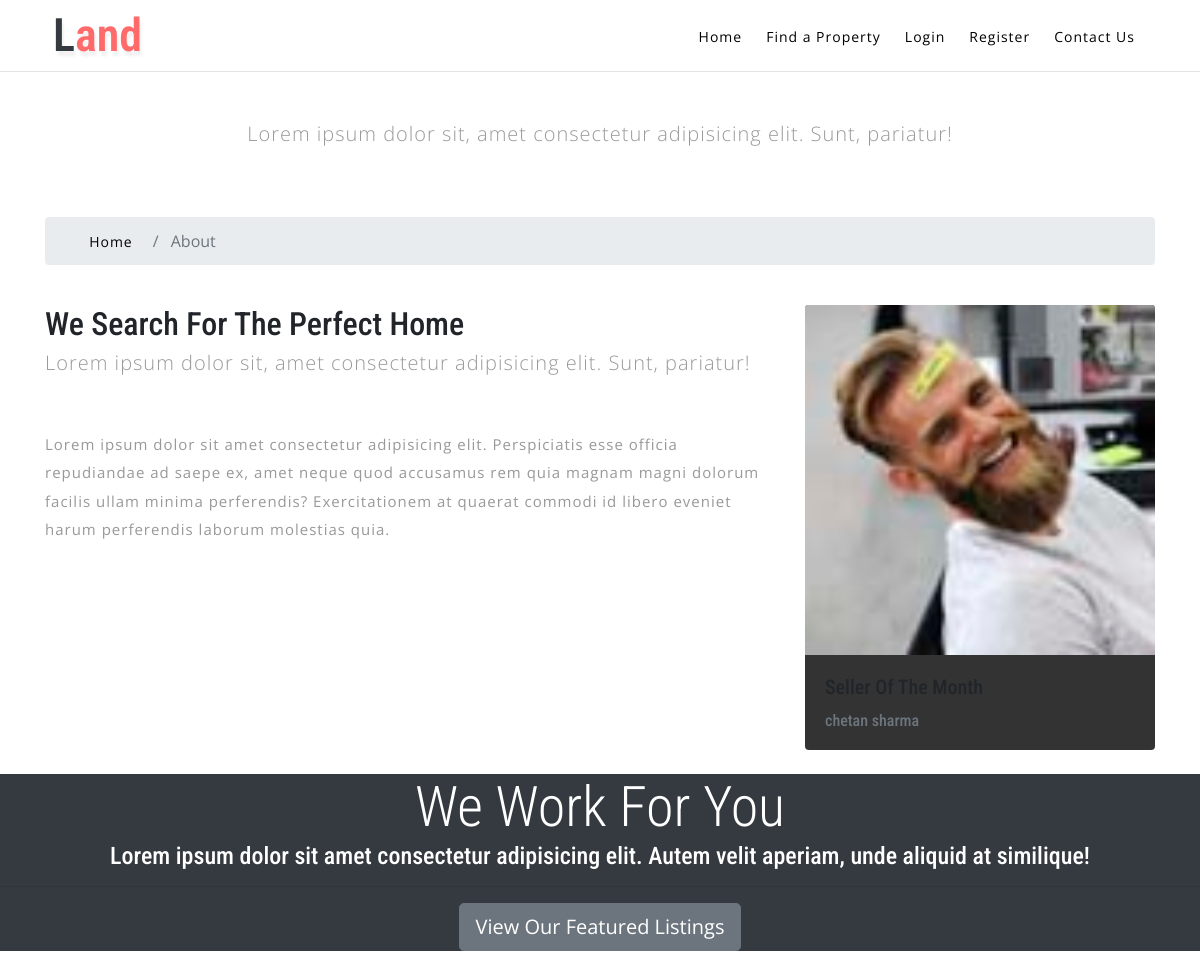
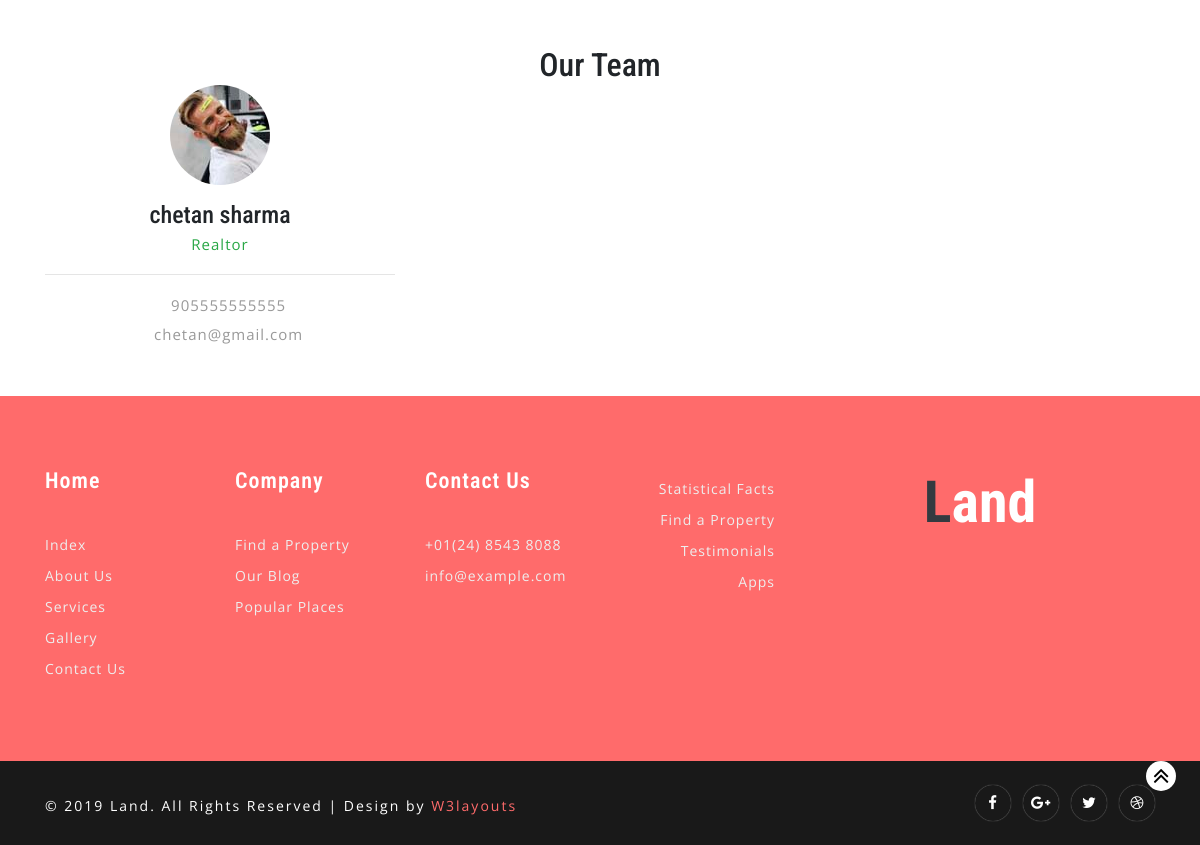
/about, run on the app's committed database (2 pictures, top to bottom).
### realtors/models.py (models this page shows, shortened)
class Realtor(models.Model):
  name = models.CharField(max_length=200)
  photo = models.ImageField(upload_to='photos/%Y/%m/%d/')
  description = models.TextField(blank=True)
  phone = models.CharField(max_length=20)
  email = models.CharField(max_length=50)
  is_mvp = models.BooleanField(default=False)
  hire_date = models.DateTimeField(default=datetime.now, blank=True)

### pages/views.py (the view)
# urls.py: path('about', views.about, name='about'),
def about(request):
    realtors = Realtor.objects.order_by('-hire_date')
    mvp_realtors = Realtor.objects.all().filter(is_mvp=True)
    context = {
        'realtors': realtors,
        'mvp_realtors': mvp_realtors
    }
    return render(request, 'pages/about.html', context)

### templates/pages/about.html (shortened to what this page needs)
{% extends 'base.html' %}
{% load static %}
{% block content %}
<section id="showcase-inner" class="py-5 text-white">
    <div class="container">
      <div class="row text-center">
        <div class="col-md-12">
          <h1 class="display-4">About BT Real Estate</h1>
          <p class="lead">Lorem ipsum dolor sit, amet consectetur adipisicing elit. Sunt, pariatur!</p>
        </div>
      </div>
    </div>
  </section>
  <section id="bc" class="mt-3">
    <div class="container">
      <nav aria-label="breadcrumb">
        <ol class="breadcrumb">
          <li class="breadcrumb-item">
            <a href="{% url 'index' %}">
              <i class="fas fa-home"></i> Home</a>
          </li>
          <li class="breadcrumb-item active"> About</li>
        </ol>
      </nav>
    </div>
  </section>
  <section id="about" class="py-4">
    <div class="container">
      <div class="row">
        <div class="col-md-8">
          <h2>We Search For The Perfect Home</h2>
          <p class="lead">Lorem ipsum dolor sit, amet consectetur adipisicing elit. Sunt, pariatur!</p>
          <p class="mt-4">Lorem ipsum dolor sit amet consectetur adipisicing elit. Perspiciatis esse officia repudiandae ad saepe ex, amet
            neque quod accusamus rem quia magnam magni dolorum facilis ullam minima perferendis? Exercitationem at quaerat
            commodi id libero eveniet harum perferendis laborum molestias quia.</p>
        </div>
        <div class="col-md-4">
          {% if mvp_realtors %}
            {% for realtor in mvp_realtors %}
            <div class="card">
                <img class="card-img-top" src="{{ realtor.photo.url }}" alt="Seller of the month">
                <div class="card-body">
                  <h5 class="card-title">Seller Of The Month</h5>
                  <h6 class="text-secondary">{{ realtor.name }}</h6>
                </div>
              </div>
            {% endfor %}
          {% endif %}
        </div>
      </div>
    </div>
  </section>
  <section id="work" class="bg-dark text-white text-center">
    <h2 class="display-4">We Work For You</h2>
    <h4>Lorem ipsum dolor sit amet consectetur adipisicing elit. Autem velit aperiam, unde aliquid at similique!</h4>
    <hr>
    <a href="listings.html" class="btn btn-secondary text-white btn-lg">View Our Featured Listings</a>
  </section>
  <section id="team" class="py-5">
    <div class="container">
      <h2 class="text-center">Our Team</h2>
      <div class="row text-center">
        {% if realtors %}
          {% for realtor in realtors %}
          <div class="col-md-4">
              <img src="{{ realtor.photo.url }}" alt="" class="rounded-circle mb-3">
              <h4>{{ realtor.name }}</h4>
              <p class="text-success">
                 Realtor</p>
              <hr>
              <p>
                <i class="fas fa-phone"></i> {{ realtor.phone }}</p>
              <p>
                <i class="fas fa-envelope-open"></i> {{ realtor.email }}</p>
            </div>
          {% endfor %}
        {% else %}
          <div class="col-md-12">
            <p>No Realtors Available</p>
          </div>
        {% endif %}
      </div>
    </div>
  </section>
{% endblock %}

### real_estate/static/css/style.css (style rules this page uses)
body { padding: 0; margin: 0; background: #FFF; font-family: 'Open Sans', sans-serif; }
body button, .btn, body a { transition: 0.5s all; -webkit-transition: 0.5s all; -moz-transition: 0.5s all; -o-transition: 0.5s all; -ms-transition: 0.5s all; }
html { scroll-behavior: smooth; }
h1, h2, h3, h4, h5, h6 { margin: 0; padding: 0; font-family: 'Roboto Condensed', sans-serif; }
p { margin: 0; padding: 0; font-size: 15px; letter-spacing: 1px; line-height: 1.9; color: #999; font-family: 'Open Sans', sans-serif; }
ul, ol { margin: 0; padding: 0; }
nav { margin: 0; padding: 0; }
nav:after { content: ""; display: table; clear: both; }
nav a { color: #000; font-weight: 400; font-size: 15px; margin: 0 12px; letter-spacing: 1px; display: inline-block; transition: 0.5s all; -webkit-transition: 0.5s all; -moz-transition: 0.5s all; -o-transition: 0.5s all; -ms-transition: 0.5s all; }
li>a:only-child:after { content: ''; }
@media (max-width: 1280px) { nav a { font-size: 14px; } }
.card { background-color: #333; border: none; }

### data on the page
Realtor: photo (picture), name "chetan sharma", phone "905555555555", email "chetan@gmail.com"
